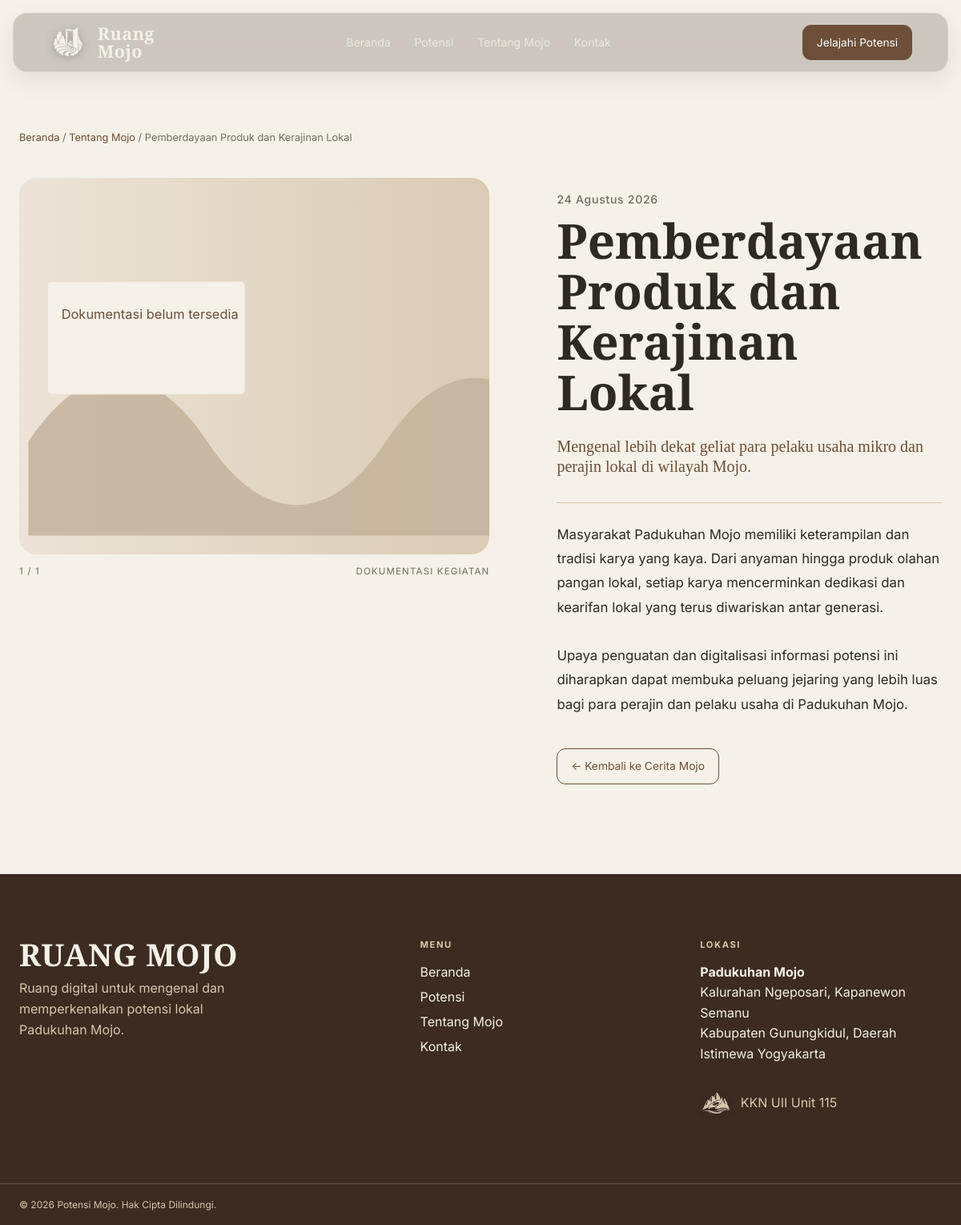
The app's page /cerita-detail.php?id=2 with its own data.
### tables this page shows
CREATE TABLE IF NOT EXISTS cerita (
    id INT UNSIGNED AUTO_INCREMENT PRIMARY KEY,
    judul VARCHAR(200) NOT NULL,
    slug VARCHAR(220) NULL,
    kategori_cerita VARCHAR(100) NULL DEFAULT 'Kegiatan',
    tanggal DATE NOT NULL,
    ringkasan TEXT NULL,
    deskripsi TEXT NOT NULL,
    foto VARCHAR(255) NULL,
    status ENUM('aktif', 'nonaktif') NOT NULL DEFAULT 'aktif',
    created_at TIMESTAMP DEFAULT CURRENT_TIMESTAMP,
    updated_at TIMESTAMP DEFAULT CURRENT_TIMESTAMP ON UPDATE CURRENT_TIMESTAMP,
    INDEX idx_cerita_status (status),
    INDEX idx_cerita_tanggal (tanggal)
);

### includes/functions.php (called while the page is built, shortened)
<?php
function e(?string $value): string
{
    return htmlspecialchars($value ?? '', ENT_QUOTES, 'UTF-8');
}
function format_indo_date(string $date): string
{
    $timestamp = strtotime($date);
    $months = [
        1 => 'Januari', 'Februari', 'Maret', 'April', 'Mei', 'Juni',
        'Juli', 'Agustus', 'September', 'Oktober', 'November', 'Desember'
    ];
    $day = (int)date('d', $timestamp);
    $month = $months[(int)date('m', $timestamp)] ?? date('F', $timestamp);
    $year = date('Y', $timestamp);
    return "$day $month $year";
}

### cerita-detail.php (the view, shortened to what this page needs)
<?php
require_once __DIR__ . '/includes/functions.php';
$id = filter_input(INPUT_GET, 'id', FILTER_VALIDATE_INT);
$item = null;
if ($pdo && $id) {
    $stmt = $pdo->prepare("SELECT * FROM cerita WHERE id = ? AND status = 'aktif'");
    $stmt->execute([$id]);
    $item = $stmt->fetch();
}
include __DIR__ . '/includes/header.php';
include __DIR__ . '/includes/navbar.php';
?>
<main class="container detail-page">
  <nav class="breadcrumb">
    <a href="index.php">Beranda</a> /
    <a href="tentang.php#cerita">Tentang Mojo</a> /
    <span><?= e($item['judul'] ?? 'Tidak ditemukan') ?></span>
  </nav>
  <?php if (!$item): ?>
    <div class="empty-state">
      <span class="empty-mark">&#10022;</span>
      <h1>Cerita tidak ditemukan</h1>
      <p>Data cerita yang Anda cari tidak tersedia atau belum dipublikasikan.</p>
      <p style="margin-top: 1.5rem;"><a class="btn btn-primary" href="tentang.php#cerita">&larr; Kembali ke Tentang Mojo</a></p>
    </div>
  <?php else:
    $images = [];
    if (!$images) {
        $images[] = 'assets/images/placeholder-hero.svg';
    }
  ?>
    <article class="detail">
      <div class="detail-media">
        <div class="carousel" data-carousel>
          <div class="carousel-stage">
            <img data-carousel-image src="<?= e($images[0]) ?>" alt="<?= e($item['judul']) ?>">
          </div>
          <div class="carousel-info">
            <span data-carousel-counter>1 / <?= count($images) ?></span>
            <span>Dokumentasi Kegiatan</span>
          </div>
        </div>
      </div>
      <div class="detail-body">
        <div style="display: flex; align-items: center; gap: .75rem; margin-bottom: .5rem; flex-wrap: wrap;">
          <span style="font-size: .88rem; color: var(--muted); letter-spacing: .05em; font-weight: 500;"><?= e(format_indo_date($item['tanggal'])) ?></span>
        </div>
        <h1 style="font-size: clamp(2.4rem, 5vw, 4rem); margin: 0.5rem 0 1.5rem;"><?= e($item['judul']) ?></h1>
        <?php if (!empty($item['ringkasan'])): ?>
          <p class="intro-copy" style="font-size: 1.25rem; margin-bottom: 1.5rem;"><?= nl2br(e($item['ringkasan'])) ?></p>
        <?php endif; ?>
        <div style="color: var(--text); font-size: 1.05rem; line-height: 1.8; margin: 2rem 0; border-top: 1px solid var(--soft-beige); padding-top: 1.5rem;">
          <?= nl2br(e($item['deskripsi'])) ?>
        </div>
        <div style="margin-top: 2.5rem;">
          <a class="btn btn-secondary" href="tentang.php#cerita">&larr; Kembali ke Cerita Mojo</a>
        </div>
      </div>
    </article>
  <?php endif; ?>
</main>
<?php include __DIR__ . '/includes/footer.php'; ?>

### records on screen
cerita: judul "Pemberdayaan Produk dan Kerajinan Lokal", tanggal "24 Agustus 2026", ringkasan "Mengenal lebih dekat geliat para pelaku usaha mikro dan perajin lokal di wilayah Mojo.", deskripsi "Masyarakat Padukuhan Mojo memiliki keterampilan dan tradisi karya yang kaya. Dari anyaman hingga produk olahan pangan lokal, setiap karya mencerminkan dedikasi dan kearifan lokal yang terus diwariskan antar generasi. Upaya penguatan dan digitalisasi informasi potensi ini diharapkan dapat membuka peluang jejaring yang lebih luas bagi para perajin dan pelaku usaha di Padukuhan Mojo."
